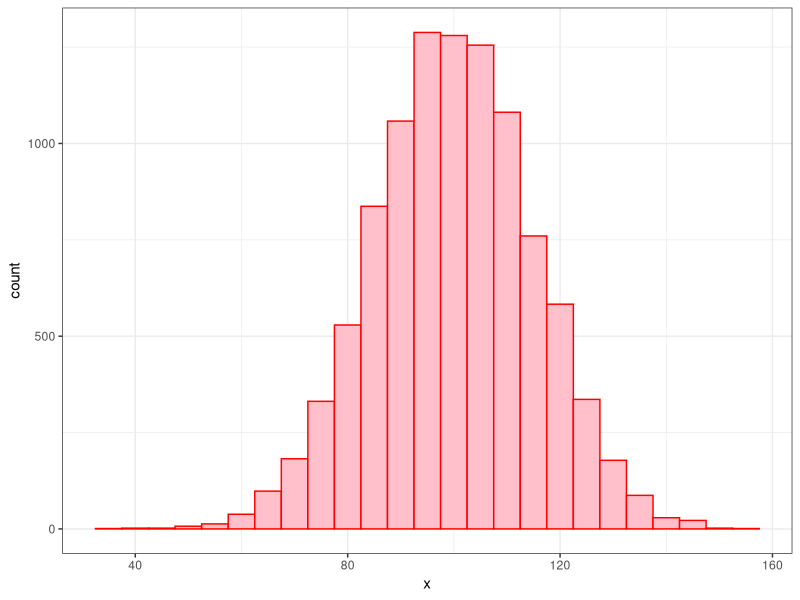

Write the R code that produced this figure. (Note: this script raises an error after producing the figure.)
## ---- chunk 1
library(ggplot2)
knitr::opts_chunk$set(echo = TRUE, comment = NA, fig.align = "center", warning = FALSE, message = FALSE)
## ---- chunk 2
stuff <- rnorm(10000, 100, 15)
DF <- data.frame(x = stuff)
library(ggplot2)
ggplot(data = DF, aes(x = x)) + 
      geom_histogram(fill = "pink", color = "red", binwidth = 5) + 
      theme_bw()
## ---- chunk 3
knitr::kable(head(iris), booktabs = TRUE,  caption = 'The first six rows of `iris`')
## ---- chunk 4
PackagesUsed <- c("ggplot2", "bookdown")
# Write bib information
knitr::write_bib(PackagesUsed, file = "./packages.bib")
# Load packages
lapply(PackagesUsed, library, character.only = TRUE)
## ---- chunk 5
library(dplyr)
NDF <- DF %>%
  summarize(Mean = mean(x), SD = sd(x), iqr = IQR(x))
NDF  
## ---- chunk 6
library(MASS)
quine %>%
  group_by(Sex) %>%
  filter(Days > 2, Days < 10) %>%
  summarize(mean(Days), median(Days), sd(Days), IQR(Days), n())
## ---- chunk 7
quine %>%
  filter(Days > 2, Days < 10) %>%
  ggplot(mapping = aes(x = Sex, y = Days)) +
  geom_boxplot() +
  theme_bw()
